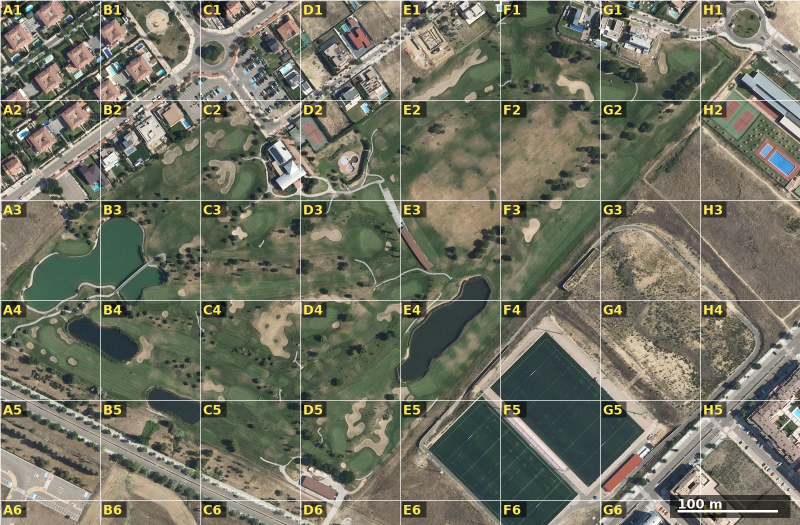
#> input picture datos/sotoverde/cuadricula.jpg, 1600 x 1050 px (shown at 1/2 size)
$ python -i hoyos_desde_plano.py   (imports and definitions only)
#> lines starting #> are read from the running program, lines starting #| are printed output that depends on the picture; after the words box and inside, x2 and y2 are one past the last pixel; in counts of white or black regions, pixels touching at a corner belong together
#> further down, picture is the input picture: shape (1050, 1600, 3); mean B, G, R 99, 114.6, 113.7
"""
Genera las configuraciones datos/<campo>/hoyoNN.json de los hoyos que aún no tienen trazado manual
a partir del plano del club (líneas tee → green), la ortofoto y la tarjeta.

  python3 tools/hoyos_desde_plano.py            # escribe hoyo04.json … hoyo18.json
  python3 tools/crear_hoyo.py datos/sotoverde/hoyo04.json …

Pasos por hoyo:
1. Ajusta el plano a la ortofoto con una semejanza usando puntos de control conocidos
   (tees y greens de los hoyos ya trazados y los centros de los lagos).
2. Busca en la ortofoto el green más cercano al previsto (zonas lisas, claras y compactas).
3. Coloca las barras a la distancia de tarjeta en la dirección del plano (con codo si el hoyo lo tiene).
4. Calle aproximada: franja de ancho fijo a lo largo del hoyo en pares 4 y 5; antegreen en pares 3.
"""
import json
import math
import os
import sys

import cv2
import numpy as np
from PIL import Image

sys.path.insert(0, os.path.dirname(__file__))
from crear_hoyo import cached, is_jpeg, WMS  # noqa: E402

ROOT = os.path.dirname(os.path.dirname(os.path.abspath(__file__)))
DATA = os.path.join(ROOT, "datos", "sotoverde")

# Ortofoto de todo el campo (UTM 30N), 0,25 m/px
BBOX = (349100, 4608700, 349950, 4609300)
MPP = 0.25

# Tarjeta: par, metros desde amarillas y desde rojas (rojas solo conocidas en la ida)
CARD = {
    4: (3, 122, 116), 5: (3, 151, 131), 6: (4, 261, 240), 7: (3, 111, 96), 8: (3, 194, 171),
    9: (4, 285, 257), 10: (3, 152, None), 11: (3, 73, None), 12: (3, 132, None), 13: (3, 109, None),
    14: (5, 444, None), 15: (3, 86, None), 16: (4, 262, None), 17: (3, 121, None), 18: (3, 166, None),
}

# Puntos de control plano (px) → UTM: hoyos 1-3 ya trazados y centros de los lagos
CONTROL = [
    ((620, 570), (349470.5, 4609053.6)), ((503.5, 648.5), (349380.5, 4609026.5)),
    ((459, 740), (349334.8, 4608995.1)), ((650, 619), (349495.0, 4609011.0)),
    ((721.5, 634), (349539.0, 4608987.0)), ((404, 841), (349280.0, 4608954.0)),
    ((296.8, 834.4), (349222.5, 4608982.7)),   # lago grande del oeste (con su lóbulo)
    ((354.7, 935.6), (349229.4, 4608911.0)),   # lago bajo el anterior
    ((537.5, 979.7), (349300.7, 4608844.0)),   # lago del sur
    ((819.0, 688.5), (349569.4, 4608921.3)),   # lago del este
]

# Greens que el detector no encuentra: centro = previsto + desplazamiento (m, este/norte) y semiejes
MANUAL_GREENS = {15: ((6, 4), (10, 9)), 16: ((0, 1), (11, 9))}

LAKES_UTM = [(349215, 4608985), (349269, 4608967), (349229, 4608911), (349300, 4608844), (349569, 4608921)]


# [17 lines left out: functions fit_similarity, course_ortho, not called in this run]


def detect_greens(img):
    """Manchas lisas, claras y verdes de 150–1500 m²: candidatas a green. Devuelve contornos en UTM."""
    sm = cv2.medianBlur(img, 9).astype(np.int32)
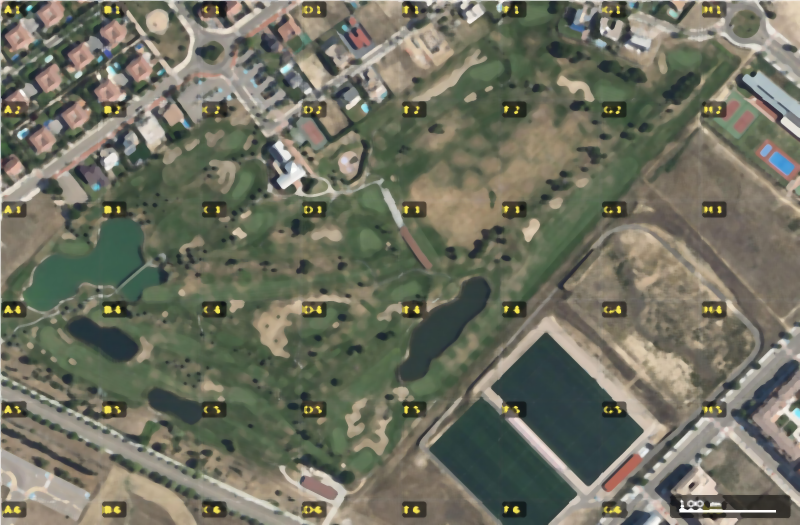
#> sm: shape (1050, 1600, 3) int32 (shown at 1/2 size); mean B, G, R 97.2, 112.6, 111.7
    R, G, B = sm[..., 0], sm[..., 1], sm[..., 2]
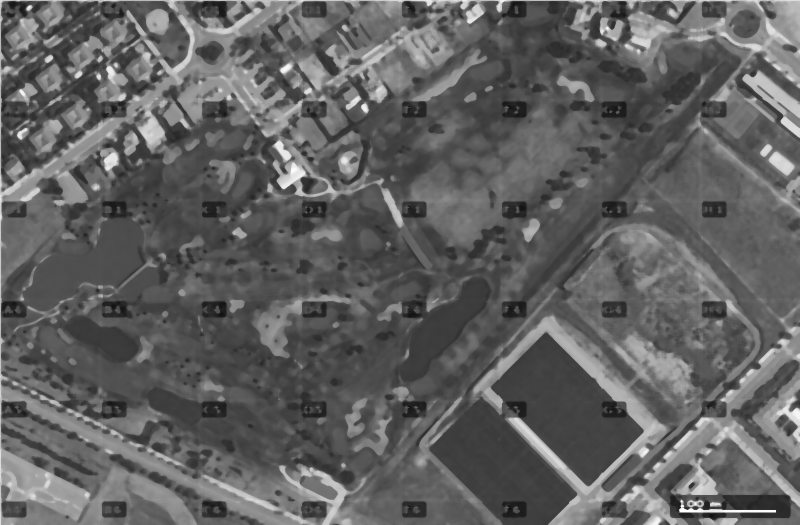
#> R: shape (1050, 1600) int32 (shown at 1/2 size); min 14, max 255, mean 97.2
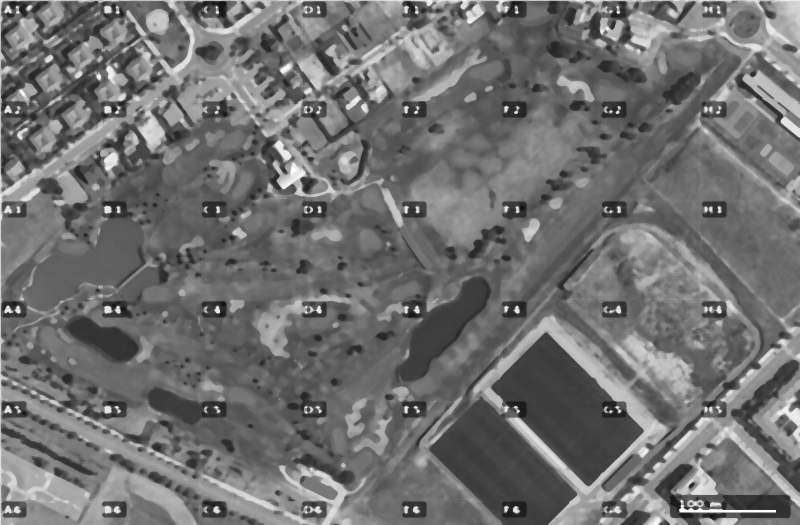
#> G: shape (1050, 1600) int32 (shown at 1/2 size); min 15, max 254, mean 112.6
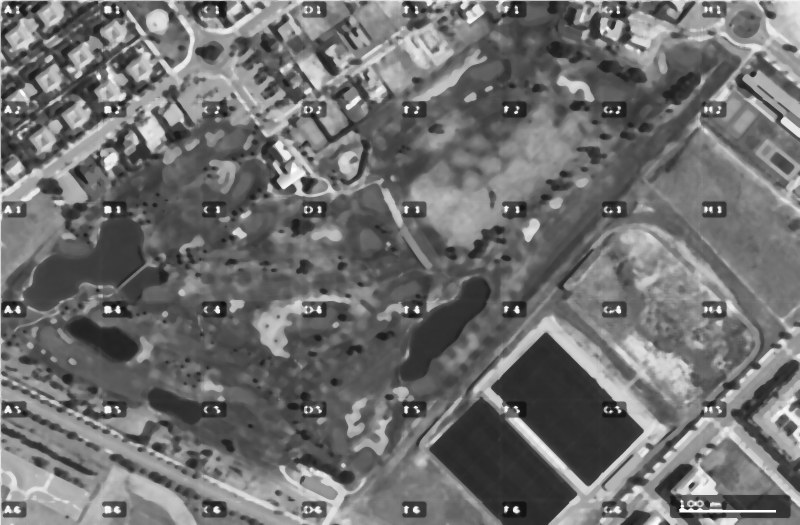
#> B: shape (1050, 1600) int32 (shown at 1/2 size); min 14, max 255, mean 111.7
    lum = (0.3 * R + 0.59 * G + 0.11 * B).astype(np.float32)
    mu = cv2.blur(lum, (9, 9))
    sd = np.sqrt(np.maximum(cv2.blur(lum * lum, (9, 9)) - mu * mu, 0))
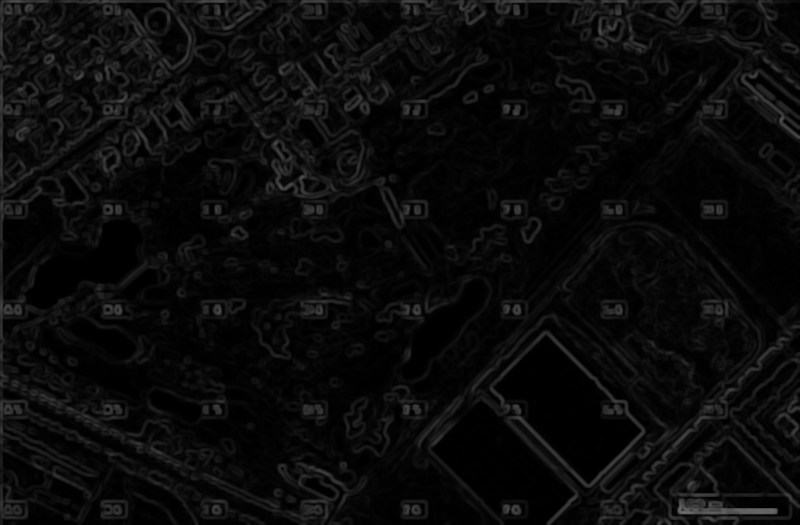
#> sd: shape (1050, 1600) float32 (shown at 1/2 size); min 0, max 111.6, mean 11.1
    m = ((G - R) >= 12) & (lum > 104) & (lum < 140) & (sd < 7) & ((G - B) > 18)
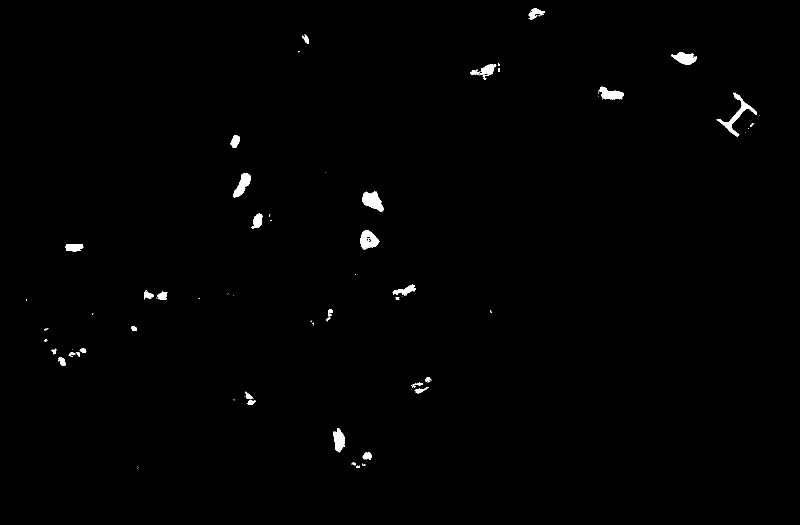
#> m: shape (1050, 1600) bool (shown at 1/2 size); 0.66% white; 86 white regions (49 under 20 px), largest, box (x1, y1, x2, y2) and area: (1433, 185, 1514, 273) 1179, (724, 383, 767, 424) 1055, (720, 461, 759, 499) 939
    m = cv2.morphologyEx(m.astype(np.uint8), cv2.MORPH_OPEN, np.ones((7, 7), np.uint8))
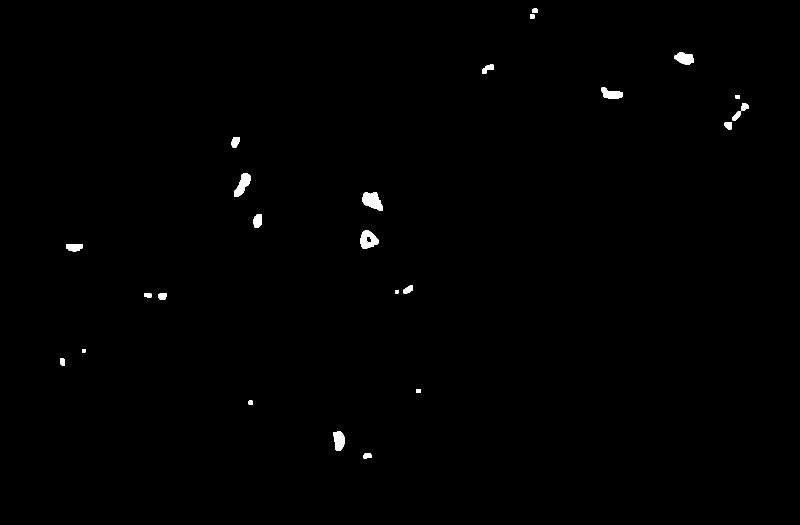
#> m: shape (1050, 1600) (shown at 1/2 size); values 0 (black) and 1 (white), 0.47% white; 25 white regions, largest, box (x1, y1, x2, y2) and area: (725, 385, 766, 422) 1020, (721, 461, 757, 498) 879, (468, 347, 502, 393) 813
    m = cv2.morphologyEx(m, cv2.MORPH_CLOSE, np.ones((9, 9), np.uint8))
#> m: shape (1050, 1600); values 0 (black) and 1 (white), 0.48% white; 24 white regions, largest, box (x1, y1, x2, y2) and area: (725, 385, 766, 422) 1029, (721, 461, 757, 498) 967, (468, 347, 502, 393) 813
    n, lab, st, cen = cv2.connectedComponentsWithStats(m, 8)
#> lab: shape (1050, 1600) int32; 25 distinct labels, from 0 to 24
#> n = 25; st = 25 rows, first 6: [0, 0, 1600, 1050, 1671989], [1060, 17, 15, 21, 190], [1349, 105, 39, 24, 673], [964, 129, 23, 19, 253], [1203, 175, 43, 23, 642], [1471, 190, 9, 8, 69]; cen = 25 pairs, first value 124.5 to 1488.8, second value 26.59 to 911
    out = []
    for i in range(1, n):
        area = st[i, 4] * MPP * MPP
        if not 150 < area < 1500:
            continue
        comp = cv2.dilate((lab == i).astype(np.uint8), np.ones((5, 5), np.uint8))  # recupera ~0,5 m de borde
        cs, _ = cv2.findContours(comp, cv2.RETR_EXTERNAL, cv2.CHAIN_APPROX_NONE)
        c = max(cs, key=cv2.contourArea)
        hull = cv2.convexHull(c)
        if cv2.contourArea(c) / max(cv2.contourArea(hull), 1) < 0.75:
            continue
        c = cv2.approxPolyDP(c, 2, True)[:, 0, :]
        utm = [(BBOX[0] + x * MPP, BBOX[3] - y * MPP) for x, y in c]
        cx, cy = BBOX[0] + cen[i][0] * MPP, BBOX[3] - cen[i][1] * MPP
        out.append({"center": (cx, cy), "poly": utm})
#> this loop made 24 passes
#> area on passes 2, 4, 10, 11, 12, 13, 14, 23: 42.06, 40.12, 50.81, 64.31, 24.12, 60.44, 26.19, 43.38
#> after the loop, out = []
    return out


def unit(v):
    return v / (np.hypot(*v) or 1)


# [107 lines left out: functions main, ribbon, not called in this run]


# [2 lines not run here, left out]

>>> import cv2
>>> picture = cv2.imread('../datos/sotoverde/cuadricula.jpg')
>>> result = detect_greens(picture)
#> result = []
